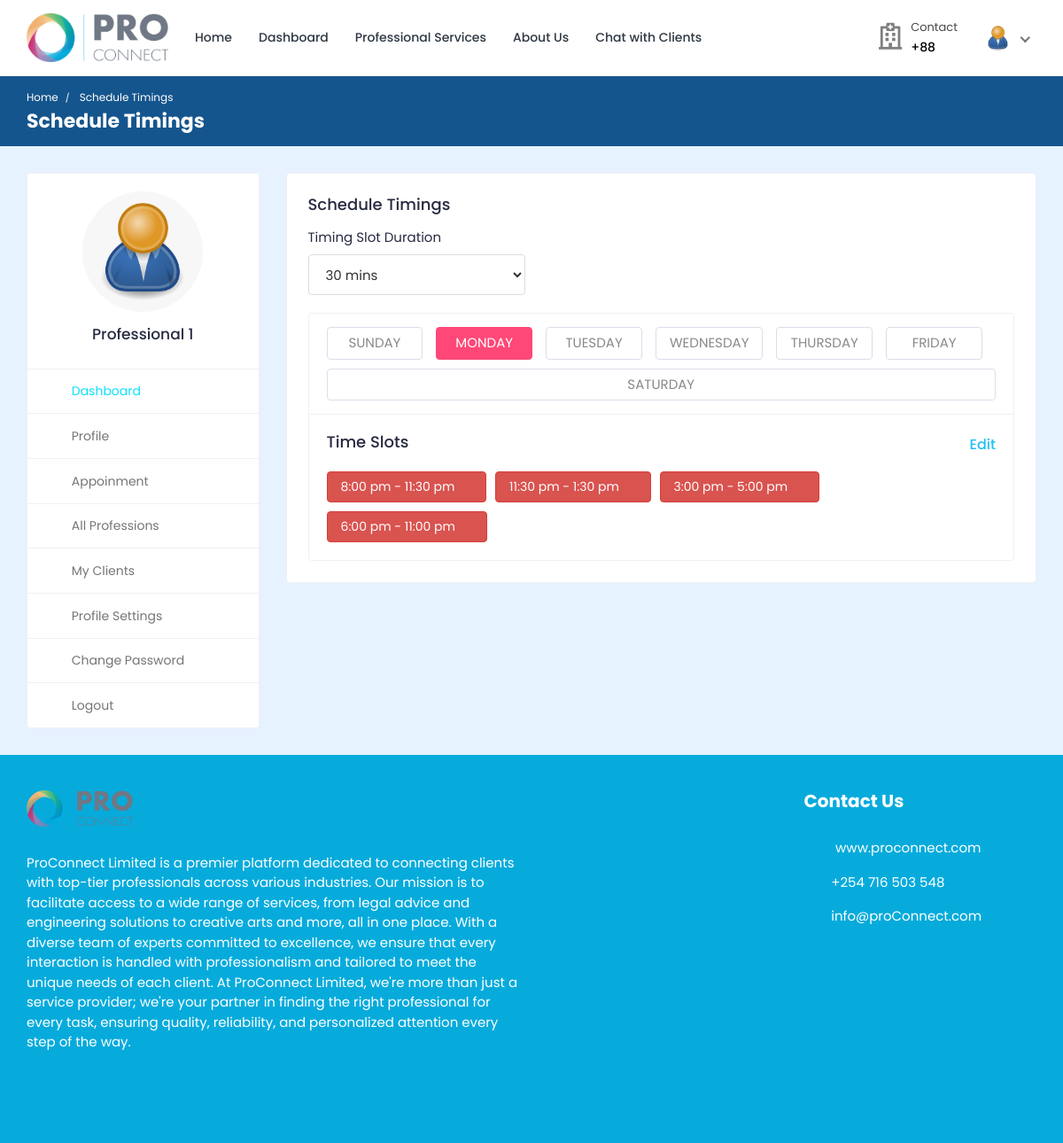
Before: /professional/schedule-timings/ (signed in) with the older database file.
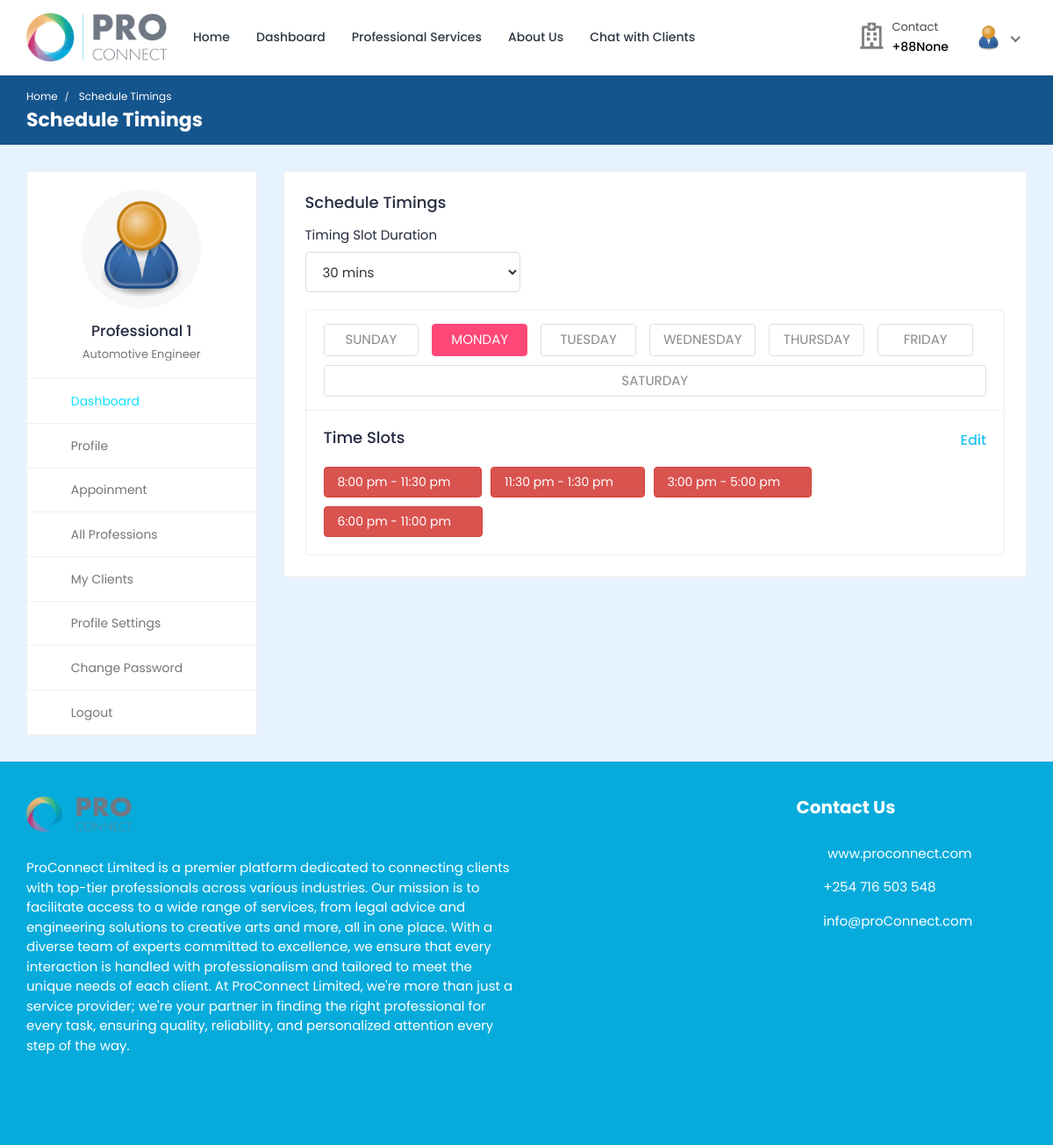
After: the same page with the newer database file.
### professional/models.py (models this page shows, shortened)
class Professional_Information(models.Model):
    PROFESSION_CHOICES = (
        ('medical', 'Medical Services'),
        ('legal', 'Legal Services'),
        ('engineering', 'Engineering Services'),
        ('art', 'Art & Design'),
    )
    professional_id = models.AutoField(primary_key=True)
    user = models.OneToOneField(settings.AUTH_USER_MODEL, on_delete=models.CASCADE, related_name='profile')
    name = models.CharField(max_length=200)
    username = models.CharField(max_length=200, null=True, blank=True)
    gender = models.CharField(max_length=200, null=True, blank=True)
    description = models.TextField(max_length=1000, null=True, blank=True)
    profession = models.CharField(max_length=200, choices=PROFESSION_CHOICES)
    profession_name = models.ForeignKey(ServiceDepartment, on_delete=models.SET_NULL, null=True)
    specialization = models.ForeignKey(specialization, on_delete=models.SET_NULL, null=True)
    featured_image = models.ImageField(upload_to='professionals/', default='professionals/user-default.png')
    certificate_image = models.ImageField(upload_to='professionals_certificates/', default='professionals_certificates/default.png', null=True, blank=True)
    email = models.EmailField(max_length=200, null=True, blank=True)
    phone_number = models.CharField(max_length=200, null=True, blank=True)
    availability = models.CharField(max_length=200, null=True, blank=True, default='9am - 4pm')
    consultation_fee = models.IntegerField(null=True, blank=True, default=0)
    services_fee = models.IntegerField(null=True, blank=True, default=0)
    address = models.CharField(max_length=200, null=True, blank=True)
    service_name = models.ForeignKey(Professional_Service_Information, on_delete=models.SET_NULL, null=True, blank=True)
    profession = models.CharField(max_length=200, choices=PROFESSION_CHOICES, null=True, blank=True)
    institute = models.CharField(max_length=200, null=True, blank=True)
    degree = models.CharField(max_length=200, null=True, blank=True)
    completion_year = models.CharField(max_length=200, null=True, blank=True)
    work_place = models.CharField(max_length=200, null=True, blank=True)
    designation = models.CharField(max_length=200, null=True, blank=True)
    start_year = models.CharField(max_length=200, null=True, blank=True)
    end_year = models.CharField(max_length=200, null=True, blank=True)
    register_status = models.CharField(max_length=200, null=True, blank=True, default='Accepted')

### professional_service_admin/models.py (models this page shows, shortened)
class specialization(models.Model):
    specialization_id = models.AutoField(primary_key=True)
    specialization_name = models.CharField(max_length=200, null=True, blank=True)
    professional_service = models.ForeignKey(Professional_Service_Information, on_delete=models.CASCADE, null=True, blank=True)

### professional/views.py (the view)
# urls.py: path('schedule-timings/', views.schedule_timings, name='schedule-timings'),
@csrf_exempt
@login_required(login_url="professional-login")
def schedule_timings(request):
    professional = Professional_Information.objects.get(user=request.user)
    context = {'professional': professional}
    return render(request, 'schedule-timings.html', context)

### templates/schedule-timings.html (shortened to what the changed rows need)
{% load static %}
<!DOCTYPE html>
<html lang="en">
<head>
  <link rel="stylesheet" href="{% static 'proConnect-System/css/Normal/bootstrap.min.css' %}" />
  <link rel="stylesheet" href="{% static 'proConnect-System/plugins/Normal/fontawesome/css/fontawesome.min.css' %}" />
  <link rel="stylesheet" href="{% static 'proConnect-System/plugins/Normal/fontawesome/css/all.min.css' %}" />
  <link rel="stylesheet" href="{% static 'proConnect-System/plugins/Normal/select2/css/select2.min.css' %}" />
  <link rel="stylesheet" href="{% static 'proConnect-System/css/Normal/style.css' %}" />
</head>
<body>
  <div class="main-wrapper">
    <header class="header">{% include 'professional-navbar.html' %}</header>
    <div class="breadcrumb-bar">
      <div class="container-fluid">
        <div class="row align-items-center">
          <div class="col-md-12 col-12">
            <h2 class="breadcrumb-title">Schedule Timings</h2>
          </div>
        </div>
      </div>
    </div>
    <div class="content">
      <div class="container-fluid">
        <div class="row">
          <div class="col-md-5 col-lg-4 col-xl-3 theiaStickySidebar">
            <div>{% include 'professional-sidebar.html' %}</div>
          </div>
        </div>
      </div>
    </div>
    {% include 'footer.html' %}
  </div>
</body>
</html>

### templates/professional-navbar.html (shortened to what this page needs)
{% load static %}
<nav class="navbar navbar-expand-lg header-nav">
  <div class="navbar-header">
    <a href="{% url 'professional_service_home'%}" class="navbar-brand logo">
      <img src="{% static 'proConnect-System/images/Normal/proConnect-logo.png' %}" class="img-fluid" alt="Logo" />
    </a>
  </div>
  <div class="main-menu-wrapper">
    <ul class="main-nav">
      <li>
        <a href="{% url 'professional_service_home'%}">Home</a>
      </li>
      <li>
        <a href="{% url 'professional-dashboard'%}">Dashboard</a>
      </li>
      <li><a href="{% url 'multiple-professional_service' %}" style="text-decoration: none;">Professional Services</a>
      </li>
      <li>
        <a href="{% url 'about-us'%}">About Us</a>
      </li>
      <li>
        <a href="{% url 'chat-home' pk=user.id %}">Chat with Clients</a>
      </li>
    </ul>
  </div>
  <ul class="nav header-navbar-rht">
    <li class="nav-item contact-item">
      <div class="header-contact-img">
        <i class="far fa-hospital"></i>
      </div>
      <div class="header-contact-detail">
        <p class="contact-header">Contact</p>
        <p class="contact-info-header">+88{{professional.phone_number}}</p>
      </div>
    </li>
    <li class="nav-item dropdown has-arrow logged-item">
      <a href="#" class="dropdown-toggle nav-link" data-toggle="dropdown">
        <span class="user-img">
          <img class="rounded-circle" src="{{ professional.featured_image.url }}" width="31" alt="Darren Elder" />
        </span>
      </a>
    </li>
  </ul>
</nav>

### templates/professional-sidebar.html (shortened to what this page needs)
{% load static %}
<div class="profile-sidebar">
  <div class="widget-profile pro-widget-content">
    <div class="profile-info-widget">
      <a href="#" class="booking-doc-img">
        <img src="{{ professional.featured_image.url }}" alt="User Image" />
      </a>
      <div class="profile-det-info">
        <h3>{{ professional.name }}</h3>
        <div class="client-details">
          <h5 class="mb-0">{{professional.specialization.specialization_name}}</h5>
        </div>
      </div>
    </div>
  </div>
  <div class="dashboard-widget">
    <nav class="dashboard-menu sidebar">
      <ul>
        <li class="active">
          <a href="{% url 'professional-dashboard' %}">
            <i class="fas fa-columns"></i>
            <span>Dashboard</span>
          </a>
        </li>
        <li>
          <a href="{% url 'professional-profile' pk=professional.professional_id %}">
            <i class="fas fa-user"></i>
            <span>Profile</span>
          </a>
        </li>
        <li>
          <a href="{% url 'appointments'%}">
            <i class="fas fa-user-circle"></i>
            <span>Appoinment</span>
          </a>
        </li>
        <li>
          <a href="{% url 'multiple-professional_service' %}">
            <i class="fas fa-hospital"></i>
            <span>All Professions</span>
          </a>
        </li>
        <li>
          <a href="{% url 'my-clients' %}">
            <i class="fas fa-user-injured"></i>
            <span>My Clients</span>
          </a>
        </li>
        <li>
          <a href="{% url 'professional-profile-settings' %}">
            <i class="fas fa-user-cog"></i>
            <span>Profile Settings</span>
          </a>
        </li>
        <li>
          <a href="{% url 'professional-change-password' pk=user.id%}">
            <i class="fas fa-lock"></i>
            <span>Change Password</span>
          </a>
        </li>
        <li>
          <a href="{% url 'professional-logout'%}">
            <i class="fas fa-sign-out-alt"></i>
            <span>Logout</span>
          </a>
        </li>
      </ul>
    </nav>
  </div>
</div>

Changed rows visible on the page:
changed Professional_Information "Professional 1": phone_number (not shown) → "None"; specialization.specialization_name (not shown) → "Automotive Engineer"
